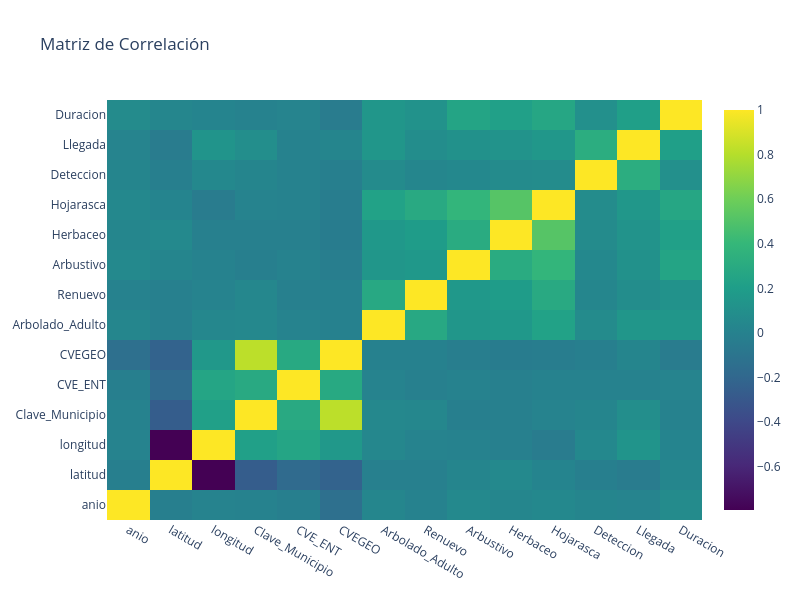

Here is the notebook cell this chart was saved with:
### Code cell
analisis.corr_matrix()

### Figure 1 — Plotly figure (JSON) as saved in the notebook; plotly's stock layout.template omitted (floating-point values rounded to 4 significant figures; data arrays with more than 128 entries replaced by an {"elided": "..."} marker saying what was removed)
{"data": [{"colorscale": [[0, "#440154"], [0.1111, "#482878"], [0.2222, "#3e4989"], [0.3333, "#31688e"], [0.4444, "#26828e"], [0.5556, "#1f9e89"], [0.6667, "#35b779"], [0.7778, "#6ece58"], [0.8889, "#b5de2b"], [1, "#fde725"]], "type": "heatmap", "x": ["anio", "latitud", "longitud", "Clave_Municipio", "CVE_ENT", "CVEGEO", "Arbolado_Adulto", "Renuevo", "Arbustivo", "Herbaceo", "Hojarasca", "Deteccion", "Llegada", "Duracion"], "y": ["anio", "latitud", "longitud", "Clave_Municipio", "CVE_ENT", "CVEGEO", "Arbolado_Adulto", "Renuevo", "Arbustivo", "Herbaceo", "Hojarasca", "Deteccion", "Llegada", "Duracion"], "z": {"elided": "14x14 float values"}}], "layout": {"height": 600, "title": {"text": "Matriz de Correlación"}, "width": 800}}
